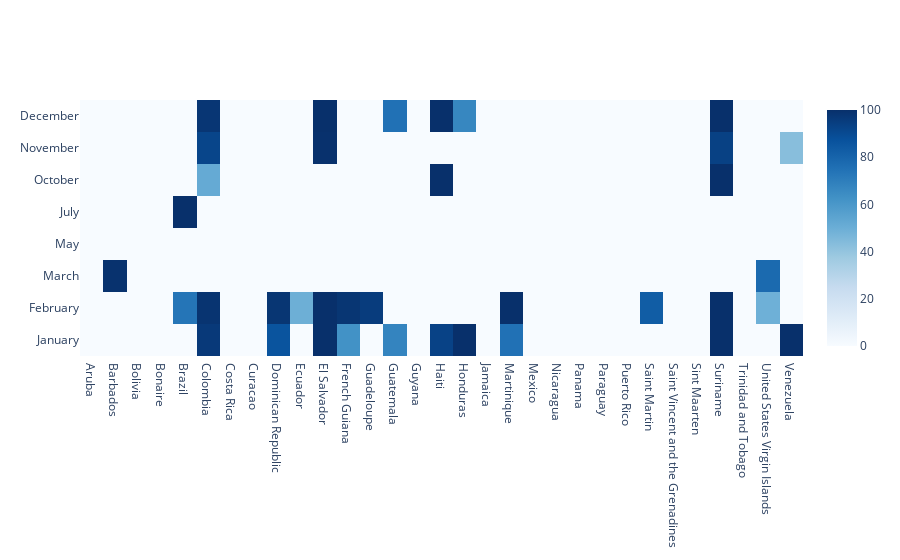

The code cell stored with this chart in its notebook:
### Code cell
fig = go.Figure(data=go.Heatmap(
                   z=table.values,
                   y=[month_names[x] for x in table.index],
                   x=table.columns,
                   hoverongaps = False,colorscale = 'blues'))
fig.show()

### Figure 1 — Plotly figure (JSON) as saved in the notebook; plotly's stock layout.template omitted (floating-point values rounded to 4 significant figures; data arrays with more than 128 entries replaced by an {"elided": "..."} marker saying what was removed)
{"data": [{"colorscale": [[0, "rgb(247,251,255)"], [0.125, "rgb(222,235,247)"], [0.25, "rgb(198,219,239)"], [0.375, "rgb(158,202,225)"], [0.5, "rgb(107,174,214)"], [0.625, "rgb(66,146,198)"], [0.75, "rgb(33,113,181)"], [0.875, "rgb(8,81,156)"], [1, "rgb(8,48,107)"]], "hoverongaps": false, "type": "heatmap", "x": ["Aruba", "Barbados", "Bolivia", "Bonaire", "Brazil", "Colombia", "Costa Rica", "Curacao", "Dominican Republic", "Ecuador", "El Salvador", "French Guiana", "Guadeloupe", "Guatemala", "Guyana", "Haiti", "Honduras", "Jamaica", "Martinique", "Mexico", "Nicaragua", "Panama", "Paraguay", "Puerto Rico", "Saint Martin", "Saint Vincent and the Grenadines", "Sint Maarten", "Suriname", "Trinidad and Tobago", "United States Virgin Islands", "Venezuela"], "y": ["January", "February", "March", "May", "July", "October", "November", "December"], "z": {"elided": "8x31 float values"}}], "layout": {"autosize": true, "xaxis": {"autorange": true, "range": [-0.5, 30.5], "type": "category"}, "yaxis": {"autorange": true, "range": [-0.5, 7.5], "type": "category"}}}
